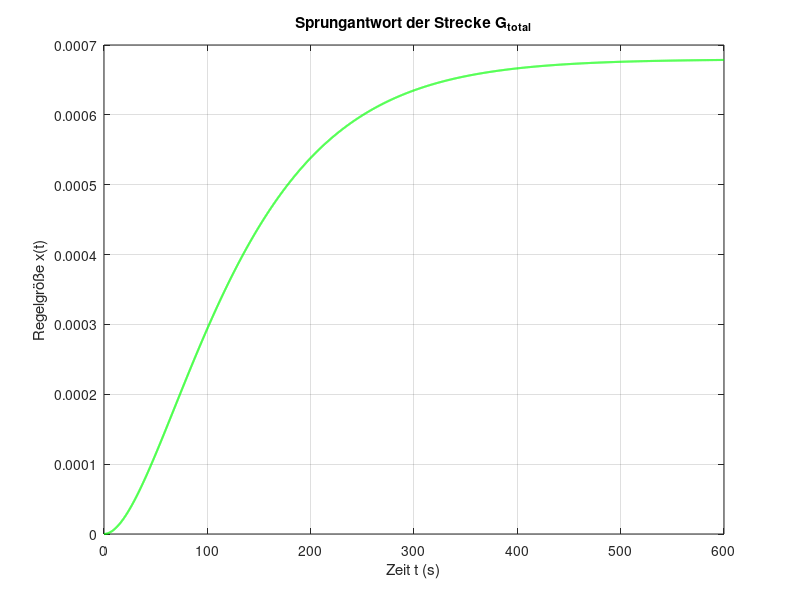
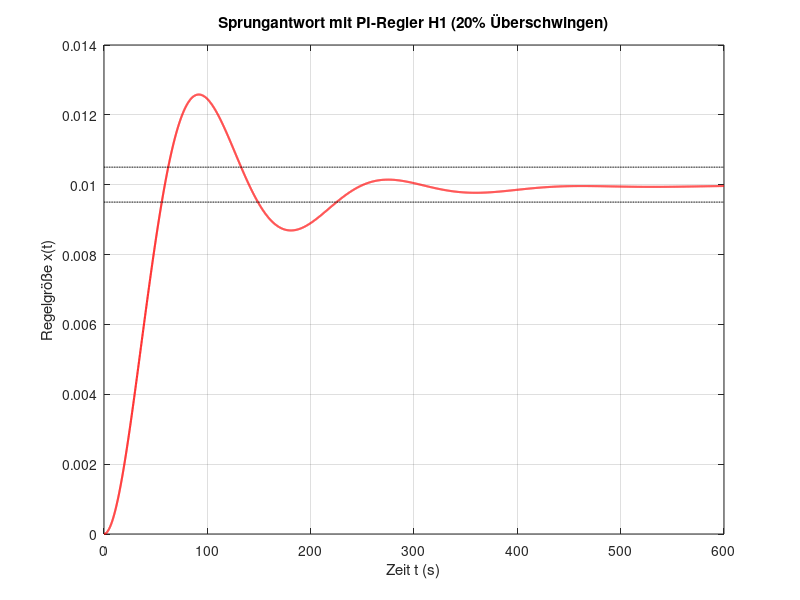
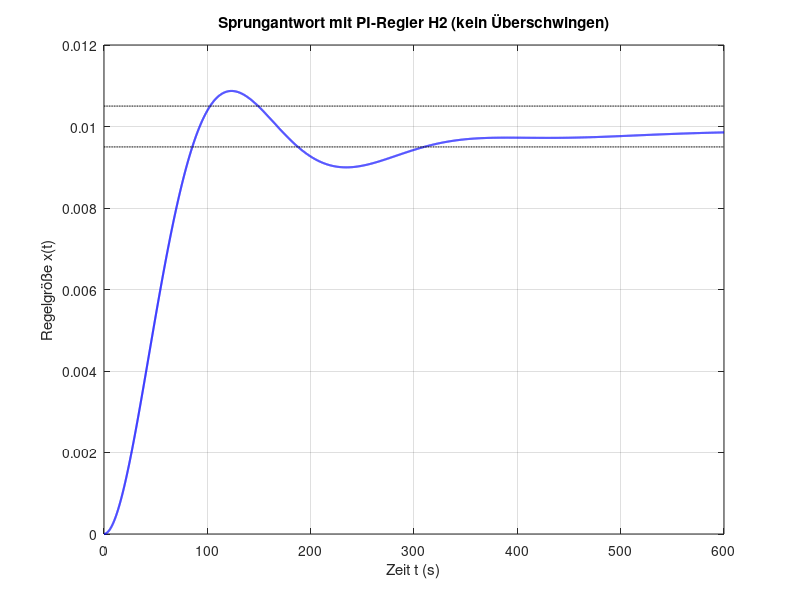
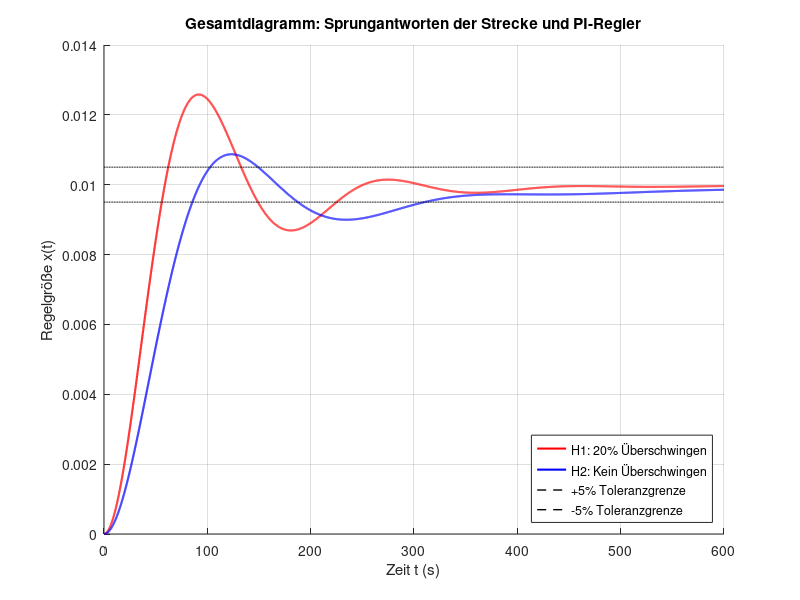

Write MATLAB code to recreate these figures, in order.
% Parameter der Strecke
rho = 1000; % Dichte der Flüssigkeit in kg/Kubikmeter
A = 1; % Grundfläche in Quadratmeter
a = 0.003; % Querschnitt des Auslaufs in Quadratmeter
g = 9.81; % Erdbeschleunigung in m/Quadratsekunde
qzu = 6.0; % Stationärer Zufluss (im Arbeitspunkt) in kg/sec

% Streckenparameter
c2 = 1 / (rho * A);
c3 = (a * a * rho * g) / (A * qzu);

% Übertragungsfunktionen der Regelstrecke
G1 = tf([c2], [1, c3]);
G2 = tf([c3], [1, c3]);
G_total = series(G1, G2); % Serienverknüpfung

% Streckenparameter
Ks = 0.068; % Verstärkung
Te = 19.14; % Verzugszeit
Tb = 184.47; % Ausgleichszeit

% PI-Regler H1(s) (20% Überschwingen)
KPR1 = 0.6 * Tb / (Te * Ks); % Proportionalverstärkung
Ti1 = Tb;                   % Integrationszeit
H1 = KPR1 * tf([Ti1, 1], [Ti1, 0]);

% Führungsübertragungsfunktion GCL1(s)
GCL1 = feedback(G_total * H1, 1);

% PI-Regler H2(s) (kein Überschwingen)
KPR2 = 0.35 * Tb / (Te * Ks); % Reduzierte Proportionalverstärkung
Ti2 = 1.2 * Tb;              % Längere Integrationszeit
H2 = KPR2 * tf([Ti2, 1], [Ti2, 0]);

% Führungsübertragungsfunktion GCL2(s)
GCL2 = feedback(G_total * H2, 1);

% Simulation der Sprungantworten
t = 0:0.1:600; % Zeitvektor
delta_w = 0.01; % Führungssprunghöhe

[y0, t0] = step(delta_w * G_total, t); % Antwort für Strecke
[y1, t1] = step(delta_w * GCL1, t); % Antwort für H1
[y2, t2] = step(delta_w * GCL2, t); % Antwort für H2

% Analyse der Ergebnisse
% Toleranzgrenzen (±5 %)
upper_bound = delta_w * 1.05;
lower_bound = delta_w * 0.95;

% Anregelzeit Tcr
Tcr1 = find(y1 >= 0.95 * delta_w, 1) * (t(2) - t(1)); % Für H1
Tcr2 = find(y2 >= 0.95 * delta_w, 1) * (t(2) - t(1)); % Für H2

% Ausregelzeit Tcs
Tcs1 = find(abs(y1 - delta_w) <= 0.05 * delta_w, 1, 'last') * (t(2) - t(1)); % Für H1
Tcs2 = find(abs(y2 - delta_w) <= 0.05 * delta_w, 1, 'last') * (t(2) - t(1)); % Für H2

% Maximale Regelabweichung xw,max
xw_max1 = max(abs(delta_w - y1)); % Für H1
xw_max2 = max(abs(delta_w - y2)); % Für H2

% Bleibende Regelabweichung xw,stat
xw_stat1 = abs(delta_w - y1(end)); % Für H1
xw_stat2 = abs(delta_w - y2(end)); % Für H2

% Stabilität des Regelkreises
eig1 = eig(GCL1);
eig2 = eig(GCL2);

% Plot der Sprungantwort der Strecke
figure;
plot(t0, y0, 'g-', 'LineWidth', 1.5);
xlabel('Zeit t (s)');
ylabel('Regelgröße x(t)');
title('Sprungantwort der Strecke G_{total}');
grid on;
saveas(gcf, 'R3_Strecke.png'); 

% Plot der Sprungantwort H1 (20% Überschwingen)
figure;
plot(t1, y1, 'r-', 'LineWidth', 1.5); hold on;
plot(t, upper_bound * ones(size(t)), 'k--', 'LineWidth', 1);
plot(t, lower_bound * ones(size(t)), 'k--', 'LineWidth', 1);
xlabel('Zeit t (s)');
ylabel('Regelgröße x(t)');
title('Sprungantwort mit PI-Regler H1 (20% Überschwingen)');
grid on;
saveas(gcf, 'R3_H1.png');

% Plot der Sprungantwort H2 (kein Überschwingen)
figure;
plot(t2, y2, 'b-', 'LineWidth', 1.5); hold on;
plot(t, upper_bound * ones(size(t)), 'k--', 'LineWidth', 1);
plot(t, lower_bound * ones(size(t)), 'k--', 'LineWidth', 1);
xlabel('Zeit t (s)');
ylabel('Regelgröße x(t)');
title('Sprungantwort mit PI-Regler H2 (kein Überschwingen)');
grid on;
saveas(gcf, 'R3_H2.png');

% Gesamtdiagramm: Alle Sprungantworten zusammen
figure;
hold on;
%plot(t0, y0, 'g-', 'LineWidth', 1.5); % Sprungantwort der Strecke
plot(t1, y1, 'r-', 'LineWidth', 1.5); % Sprungantwort H1
plot(t2, y2, 'b-', 'LineWidth', 1.5); % Sprungantwort H2
plot(t, upper_bound * ones(size(t)), 'k--', 'LineWidth', 1);
plot(t, lower_bound * ones(size(t)), 'k--', 'LineWidth', 1);
xlabel('Zeit t (s)');
ylabel('Regelgröße x(t)');
title('Gesamtdiagramm: Sprungantworten der Strecke und PI-Regler');
legend( 'H1: 20% Überschwingen', 'H2: Kein Überschwingen', ...
    '+5% Toleranzgrenze', '-5% Toleranzgrenze', ...
    'Location', 'southeast');
grid on;
saveas(gcf, 'R3_Gesamt.png');

% Ergebnisse ausgeben
disp(['Anregelzeit Tcr (H1): ', num2str(Tcr1), ' s']);
disp(['Anregelzeit Tcr (H2): ', num2str(Tcr2), ' s']);
disp(['Ausregelzeit Tcs (H1): ', num2str(Tcs1), ' s']);
disp(['Ausregelzeit Tcs (H2): ', num2str(Tcs2), ' s']);
disp(['Maximale Regelabweichung xw_max (H1): ', num2str(xw_max1)]);
disp(['Maximale Regelabweichung xw_max (H2): ', num2str(xw_max2)]);
disp(['Bleibende Regelabweichung xw_stat (H1): ', num2str(xw_stat1)]);
disp(['Bleibende Regelabweichung xw_stat (H2): ', num2str(xw_stat2)]);
disp('Eigenwerte von GCL1 (H1):');
disp(eig1);
disp('Eigenwerte von GCL2 (H2):');
disp(eig2);
